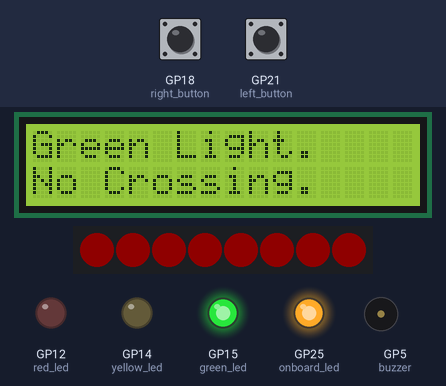
Recording of a program running on a simulated Raspberry Pi Pico running MicroPython. On the bench: 16×2 character LCD, 8 RGB LEDs in strip order, left to right, output pins drawn as LEDs (lit = HIGH), buzzer (waves = sounding, pin HIGH). The inputs (shaded band) are chosen by the test bench; at power-on: GP18 (right_button) LOW, GP21 (left_button) LOW. Dim RGB values are drawn brighter than linear; threads take turns every 2 ms; library files of the repository ran but are not shown: pico_i2c_lcd.py.

Above: at 1.2 s.
1.3 s: GP18 (right_button) pulled HIGH for 0.15 s
At 2.1 s:
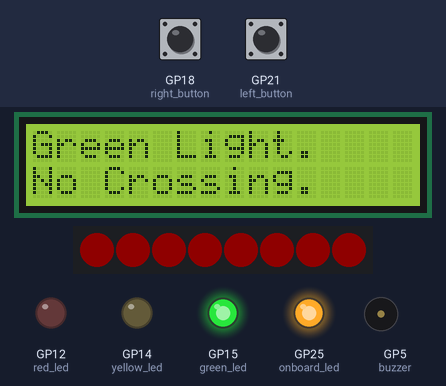
4.4 s: GP21 (left_button) pulled HIGH for 0.15 s
At 6.5 s:
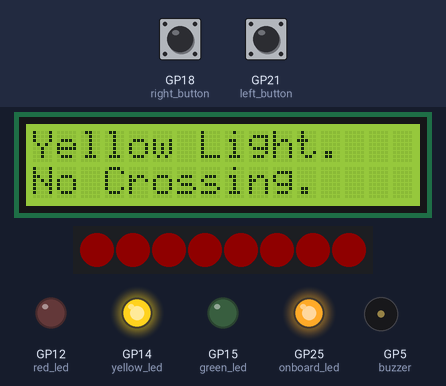
At 8.7 s:
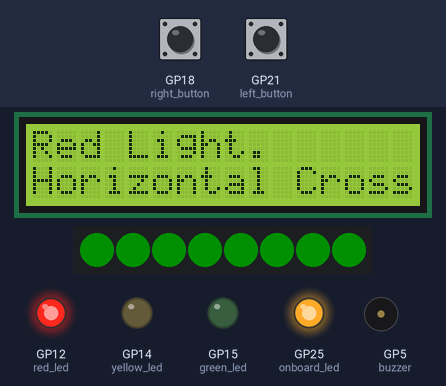
12.7 s: GP21 (left_button) pulled HIGH for 1 s
Timing chart, 0 to 25.3 s (numbered marks = the images above; inputs shaded):
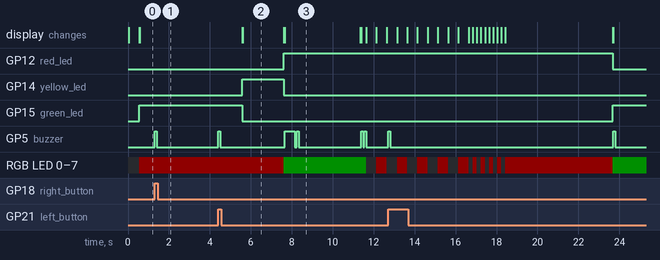

The program:

PROJECT_002_Traffic_Lights.py
```python
#---------------------------------START OF COMMON HEADER---------------------------------#
import array, rp2, machine, _thread, utime
from machine import I2C, Pin, ADC
from utime import sleep
from rp2 import PIO, StateMachine, asm_pio
from pico_i2c_lcd import I2cLcd

#ONBOARD LED LIGHT HEADER
onboard_led = machine.Pin(25, machine.Pin.OUT) #Onboard LED is connected to GPIO 25

#I2C LCD HEADER
i2c = I2C(0, sda = Pin(0), scl = Pin(1), freq = 400000) #I2C SDA is connected to GPIO 0 and I2C SCL is connected to GPIO 1
I2C_ADDR = i2c.scan()[0] #scan I2C device address
lcd = I2cLcd(i2c, I2C_ADDR, 2, 16) #LCD is 16x2

#3 LED LIGHTS HEADER
red_led = machine.Pin(12, machine.Pin.OUT) #RED LED is connected to GPIO 12 and is an OUTPUT DEVICE
yellow_led = machine.Pin(14, machine.Pin.OUT) #YELLOW LED is connected to GPIO 14 and is an OUTPUT DEVICE
green_led = machine.Pin(15, machine.Pin.OUT) #GREEN LED is connected to GPIO 15 and is an OUTPUT DEVICE

#2 BUTTONS HEADER
left_button = machine.Pin(21, machine.Pin.IN, machine.Pin.PULL_DOWN) #LEFT BUTTON is connected to GPIO 21 and is an INPUT DEVICE, with PULL_DOWN resistor enabled
right_button = machine.Pin(18, machine.Pin.IN, machine.Pin.PULL_DOWN) #RIGHT BUTTON is connected to GPIO 18 and is an INPUT DEVICE, with PULL_DOWN resistor enabled

#PIR SENSOR HEADER
pir_sensor = machine.Pin(28, machine.Pin.IN, machine.Pin.PULL_DOWN) #PIR SENSOR is connected to GPIO 28 and is an INPUT DEVICE, with PULL_DOWN resistor enabled

#POTENTIOMETER HEADER
potentiometer = ADC(0) #POTENTIOMETER is connected to ADC 0/GPIO 26
VOLTAGE_CONVERSION_FACTOR = 3.3 / (65535) #voltage conversion factor

#ULTRASONIC SENSOR HEADER
trigger = Pin(3, Pin.OUT) #ULTRASONIC TRIGGER is connected to GPIO 3 and is an OUTPUT DEVICE
echo = Pin(2, Pin.IN) #ULTRASONIC ECHO is connected to GPIO 2 and is an INPUT DEVICE

#BUZZER HEADER
buzzer = machine.Pin(5, machine.Pin.OUT) #BUZZER is connected to GPIO 5 and is an OUTPUT DEVICE

#RGB LED LIGHT STRIP HEADER
NUM_LEDS = 8 #Total number of LEDs on the LED STRIP
PIN_NUM = 16 #LED STRIP is connected to GPIO 16
@asm_pio(sideset_init = PIO.OUT_LOW, out_shiftdir = PIO.SHIFT_LEFT, autopull = True, pull_thresh = 24)

def ws2812():
    T1 = 2
    T2 = 5
    T3 = 3
    label("bitloop")
    out(x, 1) .side(0) [T3 - 1]
    jmp(not_x, "do_zero") .side(1) [T1 - 1]
    jmp("bitloop") .side(1) [T2 - 1]
    label("do_zero")
    nop() .side(0) [T2 - 1]

sm = StateMachine(0, ws2812, freq = 8000000, sideset_base = Pin(PIN_NUM))
sm.active(1)
ar = array.array("I", [0 for _ in range(NUM_LEDS)])

#---------------------------------END OF COMMON HEADER---------------------------------#

global RIGHT_BUTTON_VALUE, LEFT_BUTTON_VALUE
RIGHT_BUTTON_VALUE = False
LEFT_BUTTON_VALUE = False

#FUNCTION FOR READING TWO BUTTONS
def button_reader_thread():
    global RIGHT_BUTTON_VALUE, LEFT_BUTTON_VALUE
    while True:
        if right_button.value() == 1 and RIGHT_BUTTON_VALUE == False:
            RIGHT_BUTTON_VALUE = True
            buzzer(1)
            sleep(0.1)
            buzzer(0)
        sleep(0.01)
        if left_button.value() == 1 and LEFT_BUTTON_VALUE == False:
            LEFT_BUTTON_VALUE = True
            buzzer(1)
            sleep(0.1)
            buzzer(0)
        sleep(0.01)

_thread.start_new_thread(button_reader_thread, ())

onboard_led.value(1)
green_led.value(0)
yellow_led.value(0)
red_led.value(0)
utime.sleep(0.5)
for i in range(NUM_LEDS):
    ar[i] = 15 << 8
sm.put(ar,8)
while True:
    if RIGHT_BUTTON_VALUE == True:
        green_led.value(1)
        for i in range(NUM_LEDS):
            ar[i] = 15 << 16
        sm.put(ar,8)
        lcd.clear()
        lcd.putstr("Green Light.    Vertical Cross.")
        buzzer.value(1)
        utime.sleep(0.1)
        buzzer.value(0)
        utime.sleep(3)
        lcd.clear()
        lcd.putstr("Green Light.    No Crossing.")
        RIGHT_BUTTON_VALUE = False
        buzzer.value(1)
        utime.sleep(0.1)
        buzzer.value(0)
        utime.sleep(0.05)
        buzzer.value(1)
        utime.sleep(0.1)
        buzzer.value(0)
        for k in range(5):
            for i in range(NUM_LEDS):
                ar[i] = 0
            sm.put(ar,8)
            utime.sleep(0.5)
            for i in range(NUM_LEDS):
                ar[i] = 15 << 8
            sm.put(ar,8)
            utime.sleep(0.5)
        for k in range(5):
            for i in range(NUM_LEDS):
                ar[i] = 0
            sm.put(ar,8)
            utime.sleep(0.2)
            for i in range(NUM_LEDS):
                ar[i] = 15 << 8
            sm.put(ar,8)
            utime.sleep(0.2)
        for i in range(NUM_LEDS):
            ar[i] = 15 << 8
        sm.put(ar,8)
    green_led.value(1)
    lcd.clear()
    lcd.putstr("Green Light.    No Crossing.")
    utime.sleep(5)
    green_led.value(0)
    yellow_led.value(1)
    lcd.clear()
    lcd.putstr("Yellow Light.   No Crossing.")
    utime.sleep(2)
    yellow_led.value(0)
    if LEFT_BUTTON_VALUE == True:
        red_led.value(1)
        for i in range(NUM_LEDS):
            ar[i] = 15 << 16
        sm.put(ar,8)
        lcd.clear()
        lcd.putstr("Red Light.      Horizontal Cross")
        buzzer.value(1)
        utime.sleep(0.5)
        buzzer.value(0)
        utime.sleep(0.1)
        buzzer.value(1)
        utime.sleep(0.1)
        buzzer.value(0)
        utime.sleep(3)
        lcd.clear()
        lcd.putstr("Red Light.      No Crossing.")
        LEFT_BUTTON_VALUE = False
        buzzer.value(1)
        utime.sleep(0.1)
        buzzer.value(0)
        utime.sleep(0.05)
        buzzer.value(1)
        utime.sleep(0.1)
        buzzer.value(0)
        for k in range(5):
            for i in range(NUM_LEDS):
                ar[i] = 0
            sm.put(ar,8)
            utime.sleep(0.5)
            for i in range(NUM_LEDS):
                ar[i] = 15 << 8
            sm.put(ar,8)
            utime.sleep(0.5)
        for k in range(5):
            for i in range(NUM_LEDS):
                ar[i] = 0
            sm.put(ar,8)
            utime.sleep(0.2)
            for i in range(NUM_LEDS):
                ar[i] = 15 << 8
            sm.put(ar,8)
            utime.sleep(0.2)
        for i in range(NUM_LEDS):
            ar[i] = 15 << 8
        sm.put(ar,8)
    red_led.value(1)
    lcd.clear()
    lcd.putstr("Red Light.      No Crossing.")
    utime.sleep(5)
    red_led.value(0)
```

Measured:
- after the input at 1.3 s, GP5 (buzzer): LOW → HIGH at once, → LOW 0.10 s later
- what the display in image 2 shows lasts 2.0 s, from 5.6 s to 7.6 s
- what the display in image 3 shows lasts 3.8 s, from 7.6 s to 11.4 s
